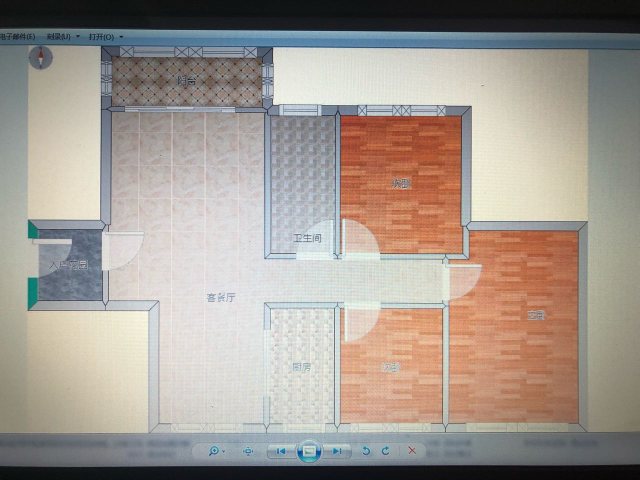
#> input picture compare/sift/5a00305a-aa0a-4bdc-aa28-f1fbb0db79f7.jpg, 1280 x 960 px, found by its file name (shown at 1/2 size); its folder holds 5 pictures in this run
$ python pic_diff_sift.py   (Python 2 division)   (older library calls are emulated)
#> lines starting #> are read from the running program, lines starting #| are printed output that depends on the picture
#!/usr/bin/env python
# -*- coding:utf-8 -*-
import cv2
import numpy as np
from matplotlib import pyplot as plt
import os
import math

from PIL import Image
from PIL import ImageEnhance


def getMatchNum(matches,ratio,points1f,points2f):
    #返回特征点匹配数量和匹配掩码'''
    points1f_list=[[0,0] for i in range(len(matches))]
    points2f_list=[[0,0] for i in range(len(matches))]
    matchesMask=[[0,0] for i in range(len(matches))]
    matchNum=0
    a1=a2=b1=b2=0
    for i,(m,n) in enumerate(matches):
        if m.distance<ratio*n.distance: #将距离比率小于ratio的匹配点删选出来
            matchesMask[i]=[1,0]
            matchNum+=1
            points1f_list[i] = points1f[m.queryIdx]
            points2f_list[i] = points2f[n.trainIdx]
            a1 = a1 + points1f_list[i][0]
            b1 = b1 + points1f_list[i][1]
            a2 = a2 + points1f_list[i][0]
            b2 = b2 + points1f_list[i][1]
    points1f_main = (a1 / matchNum, b1 / matchNum)
    points2f_main = (a2 / matchNum, b2 / matchNum)
    return (matchNum,matchesMask,points1f_main,points2f_main,points1f_list,points2f_list)

def get_easy_img(img):
    white_img = np.zeros(img.copy().shape, np.uint8)
    ret, binary = cv2.threshold(img, 220, 255, cv2.THRESH_BINARY)
    image, contours, hierarchy = cv2.findContours(binary, cv2.RETR_EXTERNAL, cv2.CHAIN_APPROX_SIMPLE)
    for i in range(len(contours)):
        area = cv2.contourArea(contours[i])
        if area > 20:
            cv2.drawContours(white_img, [contours[i]], -1, (255, 0, 0), 3)
    print(contours)
    return white_img

def get_position_score(matches,ratio,points1f_main,points2f_main,points1f_list,points2f_list):
    p1_main = np.array(points1f_main)
    p2_main = np.array(points2f_main)
    p1 = np.array(points1f_list)
    p2 = np.array(points2f_list)
    points1f_list_tran = np.array([[0, 0] for i in range(len(matches))])
    score = np.zeros(len(matches))
    for i,(m,n) in enumerate(matches):
        if m.distance<ratio*n.distance: #将距离比率小于ratio的匹配点删选出来
            p1_way = p1[i] - p1_main
            p1_len = math.hypot(p1_way[0], p1_way[1])
            p2_way = p2[i] - p2_main
            p2_len = math.hypot(p2_way[0], p2_way[1])
            points1f_list_tran[i] = p2_main + p1_way*(p2_len/p1_len)
            diff = p2[i] - points1f_list_tran[i]
            difflen = math.hypot(diff[0], diff[1])
            if p1_len+p2_len > 0:
                score[i] = 1 - (difflen ** 2/(p1_len **2 + p2_len ** 2))**(1/2)
            else:
                pass
    score_non_zero = (score>0)
    score = np.mean(score_non_zero)*100
    return score


path='D:/huxingku_train/sift/'
queryPath=path+'' #图库路径
samplePath=path+'5a00305a-aa0a-4bdc-aa28-f1fbb0db79f7.jpg' #样本图片
comparisonImageList=[] #记录比较结果


#创建SIFT特征提取器
sift = cv2.xfeatures2d.SIFT_create(nfeatures=2000, nOctaveLayers=3, contrastThreshold=0.1, edgeThreshold=8, sigma=1.6)
#创建FLANN匹配对象
FLANN_INDEX_KDTREE=0
indexParams = dict(algorithm=FLANN_INDEX_KDTREE,trees=5)
searchParams = dict(checks=50)
flann = cv2.FlannBasedMatcher(indexParams,searchParams)

sampleImage = cv2.imread(samplePath, cv2.IMREAD_GRAYSCALE)
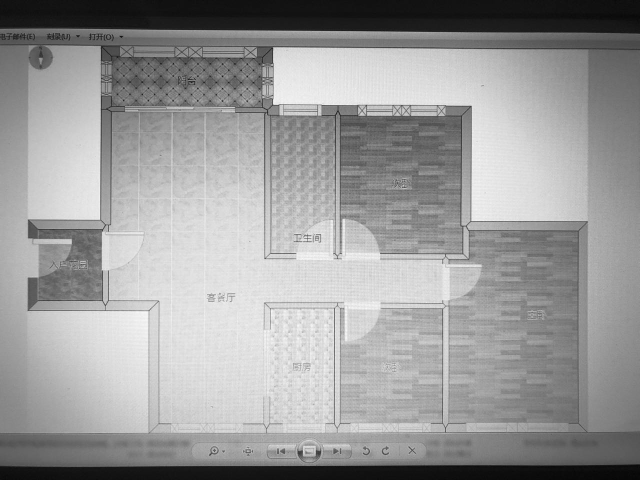
#> sampleImage: shape (960, 1280) (shown at 1/2 size); min 0, max 255, mean 154.9
#white_img = get_easy_img(sampleImage)
white_img = sampleImage
kp1, des1 = sift.detectAndCompute(white_img, None) #提取样本图片的特征
#> kp1 = 339 keypoints; strongest (x, y, size): (627, 147, 108.2), (395, 201, 2), (494, 178, 1.9), (445, 202, 2.1)
points1f = cv2.KeyPoint_convert(kp1)
#> points1f = 339 pairs, first value 21.87 to 1031.3, second value 67.52 to 909.7
picsort = []
for parent,dirnames,filenames in os.walk(queryPath):
    i = 0
    for p in filenames:
        i = i+1
        try:
            p=queryPath+p
            queryImage=cv2.imread(p,cv2.IMREAD_GRAYSCALE)
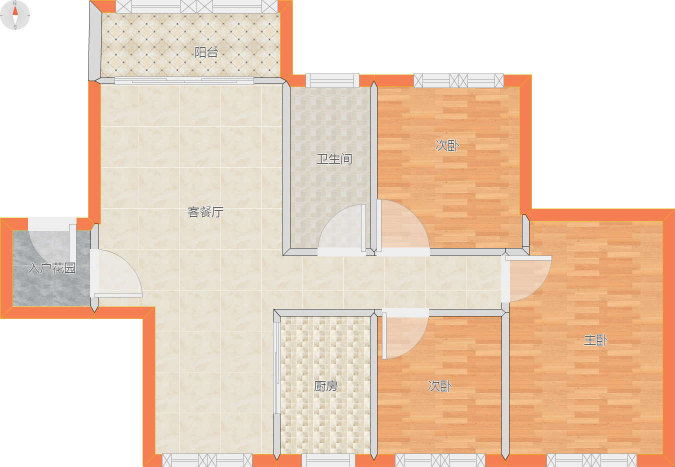
#> input picture compare/sift/20180710174787094951531214295156.jpg, 1350 x 933 px, found by its file name (shown at 1/2 size)
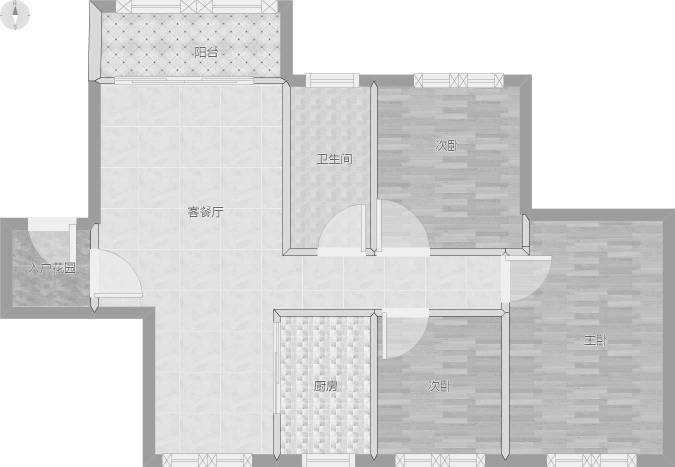
#> queryImage: shape (933, 1350) (shown at 1/2 size); min 0, max 255, mean 217.9
            #white_img2 = get_easy_img(queryImage)
            white_img2 = queryImage
            kp2, des2 = sift.detectAndCompute(white_img2, None) #提取比对图片的特征
#> kp2 = 236 keypoints; strongest (x, y, size): (232, 140, 1.8), (355, 140, 1.9), (232, 48, 1.9), (232, 109, 1.9)
            points2f = cv2.KeyPoint_convert(kp2)
#> points2f = 236 pairs, first value 26.93 to 1206.1, second value 15.09 to 779.4
            matches=flann.knnMatch(des1,des2,k=2) #匹配特征点，为了删选匹配点，指定k为2，这样对样本图的每个特征点，返回两个匹配
#> matches = 339 matches
            (matchNum, matchesMask, points1f_main, points2f_main, points1f_list, points2f_list)=getMatchNum(matches,0.8,points1f,points2f) #通过比率条件，计算出匹配程度和中心点以及匹配坐标
#> in getMatchNum, `points1f_list=[[0,0] for i in range(len(matches))]`: points1f_list = 339 pairs, first value 0 to 0, second value 0 to 0
#> the loop in getMatchNum, `for i,(m,n) in enumerate(matches):` made 339 passes
#> (a1, b1, a2, b2) on passes 3, 9, 12, 22, 26, 30, 31, 34, 67, 80, 103, 104: (57.99, 474.5, 57.99, 474.5), (121.5, 1038.6, 121.5, 1038.6), (185.1, 1641.7, 185.1, 1641.7), (352.6, 2170.3, 352.6, 2170.3), (552.5, 2263.7, 552.5, 2263.7), (755.2, 2391.2, 755.2, 2391.2), (958, 2554.9, 958, 2554.9), (1161, 2674.7, 1161, 2674.7), (1421.9, 2787.3, 1421.9, 2787.3), (1718.8, 2939, 1718.8, 2939), (2089.2, 3115.4, 2089.2, 3115.4), (2459.8, 3317, 2459.8, 3317)
#> after the loop in getMatchNum, `for i,(m,n) in enumerate(matches):`: a1 = 16724.8; b1 = 10546.8; matchNum = 34; matchesMask = 339 pairs, first value 0 to 1, second value 0 to 0; points1f_list = 339 pairs, first value 0 to 928.1, second value 0 to 907.6; points2f_list = 339 pairs, first value 0 to 1179.9, second value 0 to 778.3
#> in getMatchNum, `points1f_main = (a1 / matchNum, b1 / matchNum)`: points1f_main = (491.9, 310.2)
#> matchNum = 34; matchesMask = 339 pairs, first value 0 to 1, second value 0 to 0; points1f_main = (491.9, 310.2); points2f_main = (491.9, 310.2)
            loc_score = get_position_score(matches,0.8,points1f_main,points2f_main,points1f_list,points2f_list)
#> in get_position_score, `p1_main = np.array(points1f_main)`: p1_main = [491.9, 310.2]
#> in get_position_score, `p1 = np.array(points1f_list)`: p1 has the same summary as points1f_list in getMatchNum
#> in get_position_score, `p2 = np.array(points2f_list)`: p2 has the same summary as points2f_list in getMatchNum
#> in get_position_score, `points1f_list_tran = np.array([[0, 0] for i in range(len(matches))])`: points1f_list_tran = 339 pairs, first value 0 to 0, second value 0 to 0
#> in get_position_score, `score = np.zeros(len(matches))`: score = 339 values from 0 to 0
#> the loop in get_position_score, `for i,(m,n) in enumerate(matches):` made 339 passes
#> (p1_way, p1_len, p2_way, p2_len, diff, difflen) on passes 3, 9, 12, 22, 26, 30, 31, 34, 67: ([-433.9, 164.3], 464, [240.7, -149.4], 283.3, [506.6, -249.2], 564.6), ([-428.4, 253.9], 498, [318.9, -148.6], 351.8, [621.8, -327.4], 702.7), ([-428.3, 292.9], 518.9, [240.7, -149.4], 283.3, [474.6, -309.2], 566.4), ([-324.5, 218.4], 391.1, [172.7, 453.1], 484.9, [575.6, 183.3], 604.1), ([-292, -216.8], 363.7, [-217.6, 338.2], 402.1, [105.3, 578.4], 587.9), ([-289.3, -182.6], 342.1, [-60.35, -197.4], 206.4, [114.6, -87.18], 144), ([-289, -146.5], 324.1, [-73.86, -197.4], 210.7, [115, -101.2], 153.2), ([-288.9, -190.4], 346, [407.9, -162.2], 438.9, [774.8, 80.02], 778.9), ([-231.1, -197.6], 304.1, [-111.8, 107.7], 155.2, [7.08, 208.9], 209)
#> after the loop in get_position_score, `for i,(m,n) in enumerate(matches):`: points1f_list_tran = 339 pairs, first value 0 to 1072, second value -114 to 986
#> in get_position_score, `score = np.mean(score_non_zero)*100`: score = 0
#> loc_score = 0
            matchRatio=matchNum*100/len(matches)
#> matchRatio = 10
            drawParams=dict(matchColor=(0,255,0),
                    singlePointColor=(255,0,0),
                    matchesMask=matchesMask,
                    flags=0)
#> drawParams = 4 items
            final_score = loc_score*0.6+matchRatio*0.4
#> final_score = 4
            comparisonImage=cv2.drawMatchesKnn(white_img,kp1,white_img2,kp2,matches,None,**drawParams)
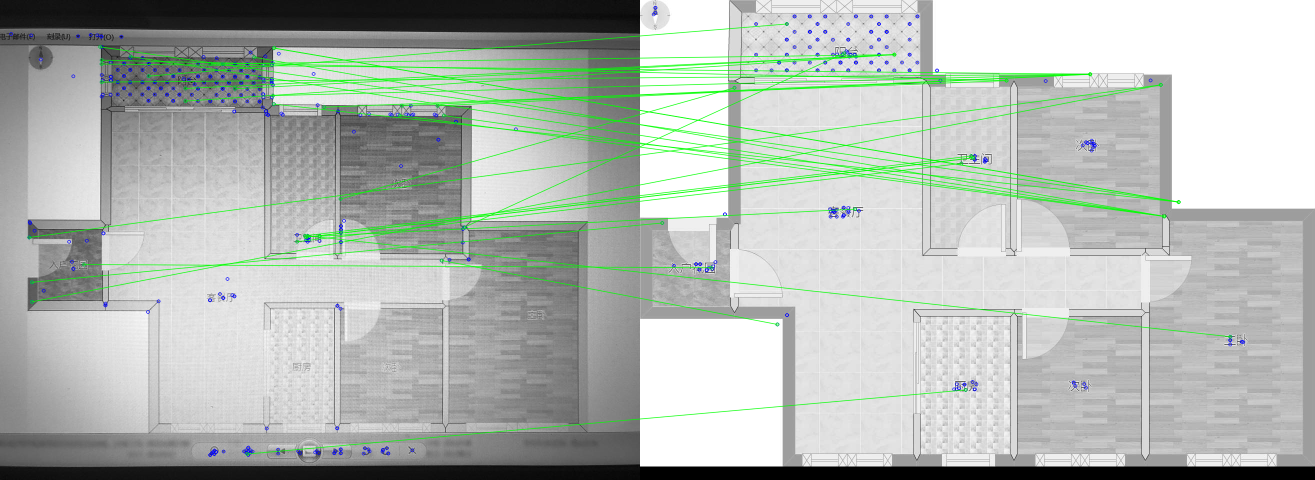
#> comparisonImage: shape (960, 2630, 3) (shown at 1/2 size); mean of channels 0, 1, 2 179.4, 185.2, 178.6; drawn as B, G, R
            comparisonImageList.append((p,comparisonImage,final_score)) #记录下结果
            print(final_score,loc_score,matchRatio)
#| 4.0 0.0 10
            picsort.append((p, final_score))

        except Exception as e:
            print(Exception, e)
        print(p,'   ',i, '/', len(filenames))

picsort.sort(key=lambda x:x[1],reverse=True)
print(picsort[0][1])

comparisonImageList.sort(key=lambda x:x[2],reverse=True) #按照匹配度排序
count=len(comparisonImageList)
print(comparisonImageList[0][0])
column=4
row=math.ceil(count/column)
#绘图显示
figure,ax=plt.subplots(row,column)
for index,(name,image,ratio) in enumerate(comparisonImageList):
#> (the run stopped early here; a loop or call above may not have finished)
